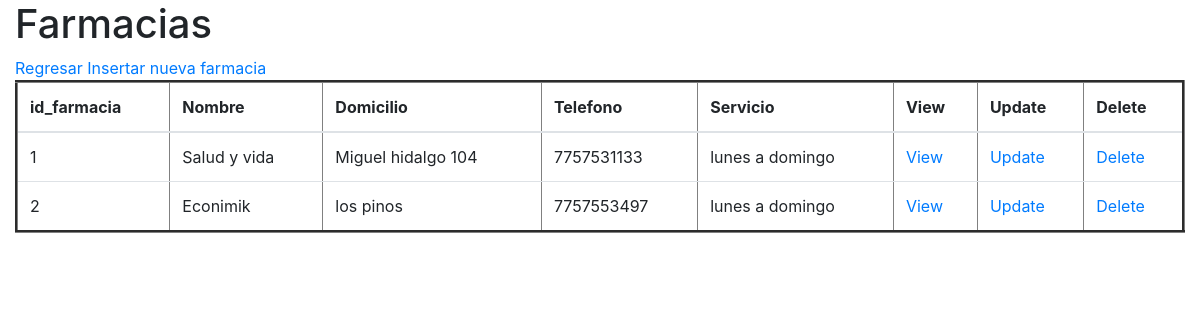
The page /farmacias/index.php on the database as committed earlier.
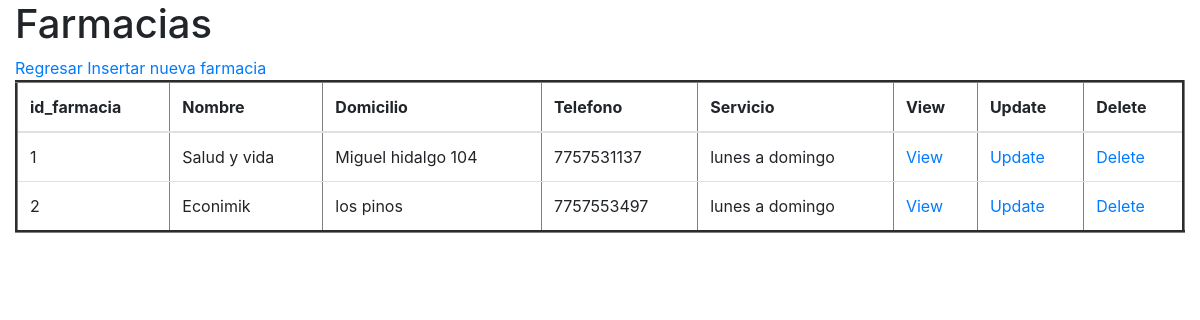
The same page on the database as committed later.
### tables this page shows
CREATE TABLE farmacias(
    id_farmacia integer PRIMARY KEY AUTOINCREMENT,
    nombre varchar(100) NOT NULL,
    domicilio varchar(100) NOT NULL,
    telefono varchar(100) NOT NULL,
    servicio varchar(100) NOT NULL
);

### farmacias/db/db_list.php (the view)
<?php
    $db = new SQLite3("../sql/farmacias.db");
    $resultado = $db->query("SELECT * from farmacias;");
    $table = "
        <table class='table' border=3>
            <thead>
            <tr>
                <th>id_farmacia</th>
                <th>Nombre</th>
                <th>Domicilio</th>
                <th>Telefono</th>
                <th>Servicio</th>
                <th>View</th>
                <th>Update</th>
                <th>Delete</th>
            </tr>
            </thead>
            ";
    print($table);
    while ($row = $resultado->fetchArray()) {
        $id_farmacia = $row['id_farmacia'];
        $nombre = $row['nombre'];
        $domicilio = $row['domicilio'];
        $telefono = $row['telefono'];
        $servicio = $row['servicio'];
        $table = "
            <tr>
                <td>$id_farmacia</td>
                <td>$nombre</td>
                <td>$domicilio</td>
                <td>$telefono</td>
                <td>$servicio</td>
                <td><a href='view.php?id_farmacia=$id_farmacia'>View</a></td>
                <td><a href='update.php?id_farmacia=$id_farmacia'>Update</a></td>
                <td><a href='delete.php?id_farmacia=$id_farmacia'>Delete</a></td>
            </tr>
        ";
        print($table);
    }
    print("</table>");
?>

### farmacias/index.php (shortened to what this page needs)
<!doctype html>
<html lang="en">
<head>
    <link rel="stylesheet" href="https://cdn.jsdelivr.net/npm/bootstrap@4.5.3/dist/css/bootstrap.min.css">
</head>
<body>
    <div class="container-fluid">
        <h1>Farmacias</h1>
        <a href="../index.php">Regresar</a>
        <a href="insert.php">Insertar nueva farmacia</a>
        <?php include "db/db_list.php"; ?>
    </div>
</body>
</html>

Rows that differ between the two databases and show on the page:
changed farmacias "Salud y vida": telefono "7757531133" → "7757531137"
